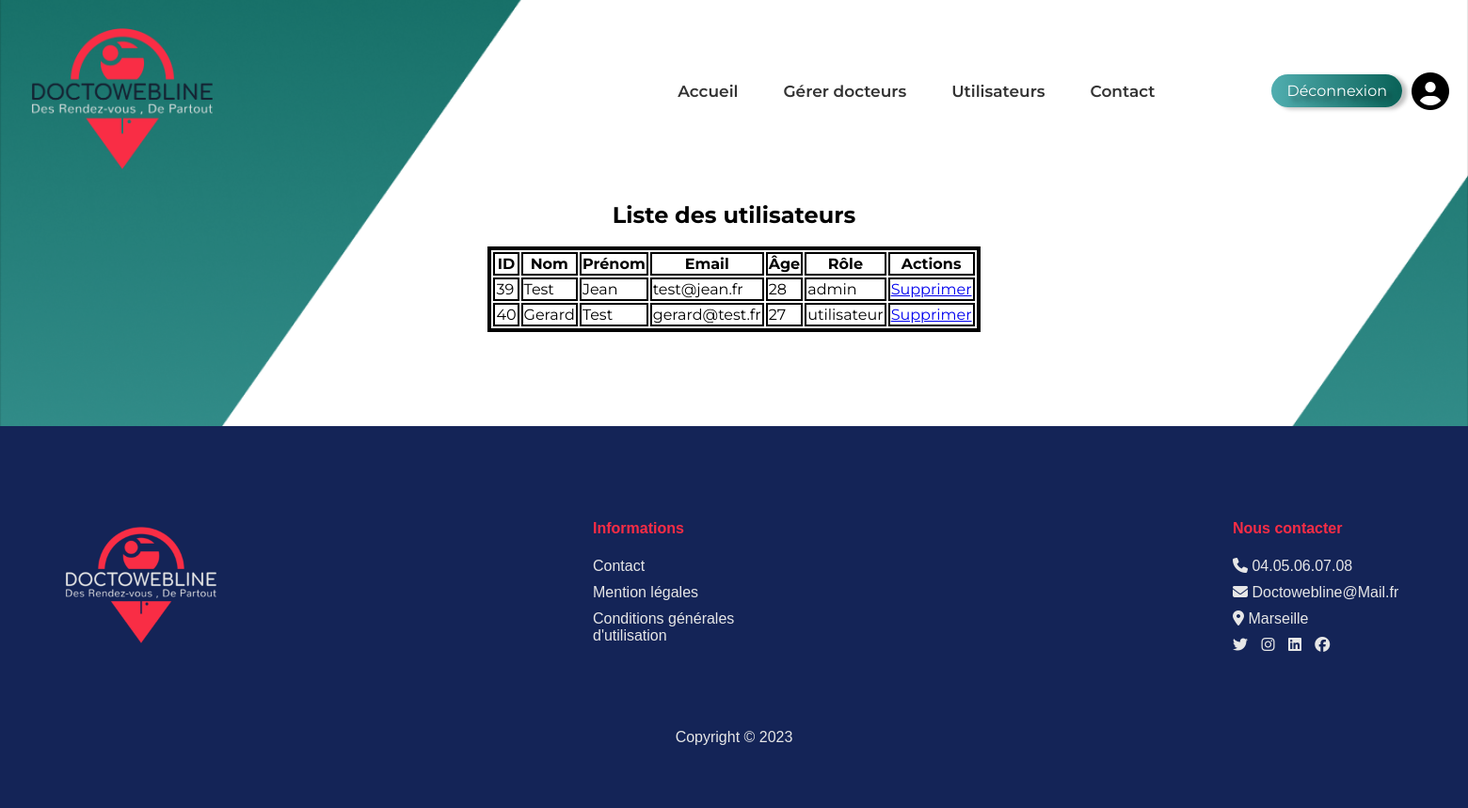
The page /user.php (signed in) on the database its author committed.
### tables this page shows
CREATE TABLE `utilisateur` (
  `id` int NOT NULL,
  `nom` varchar(50) NOT NULL,
  `prenom` varchar(50) NOT NULL,
  `date_naissance` date NOT NULL,
  `email` varchar(100) NOT NULL,
  `mot_de_passe` varchar(255) NOT NULL,
  `role` varchar(50) NOT NULL DEFAULT 'utilisateur',
  `isAdmin` tinyint(1) DEFAULT '0'
);

### user.php (called while the page is built, shortened)
<?php
require 'fonction.php';
$pdo = getPdoConnection();
$query = "SELECT * FROM utilisateur";
$statement = $pdo->query($query);
$users = $statement->fetchAll();
include 'templates/base.phtml';

### fonction.php (called while the page is built, shortened)
<?php
function getUserAge($pdo, $userId) {
    $query = "SELECT date_naissance FROM utilisateur WHERE id = ?";
    $statement = $pdo->prepare($query);
    $statement->bindParam(1, $userId, PDO::PARAM_INT);
    $statement->execute();
    $result = $statement->fetch(PDO::FETCH_ASSOC);
    $dob = $result['date_naissance'];
    $today = new DateTime();
    $birthdate = new DateTime($dob);
    $age = $today->diff($birthdate)->y;
    return $age;
}

### templates/user.phtml (the view)
<section class = "Gereruser">
    <h1>Liste des utilisateurs</h1>
    <div class="Docteurs">
        <?php if (empty($users)): ?>
            <p>Aucun utilisateurs n'a été trouvé.</p>
        <?php else: ?>
            <table>
                <thead>
                    <tr>
                        <th>ID</th>
                        <th>Nom</th>
                        <th>Prénom</th>
                        <th>Email</th>
                        <th>Âge</th>
                        <th>Rôle</th>
                        <th>Actions</th>
                    </tr>
                </thead>
                <tbody>
                    <?php foreach ($users as $user): ?>
                        <tr>
                            <td><?= $user['id'] ?></td>
                            <td><?= $user['nom'] ?></td>
                            <td><?= $user['prenom'] ?></td>
                            <td><?= $user['email'] ?></td>
                            <td><?= getUserAge($pdo, $user['id']) ?></td>
                            <td><?= $user['role'] ?></td>
                            <td><a href="deleteUser.php?user_id=<?= $user['id'] ?>">Supprimer</a></td>
                        </tr>
                    <?php endforeach; ?>
                </tbody>
            </table>
        <?php endif; ?>
    </div>
</section>

### templates/base.phtml (shortened to what this page needs)
<!DOCTYPE html>
<html lang="en">
  <head>
    <link rel="stylesheet" href="http://localhost/Code/Projet/css/style.css"/>
    <link href="/css/style.css" rel="stylesheet">
  </head>
  <body>
    <header class="Intro">
    <nav class="navbar">
      <div class="navbar-left">
        <a href="Accueil"><img src="img/doctowebline-high-resolution-logo-color-on-transparent-background.png" class="logo" alt="Doctowebline Logo"></a>
      </div>
      <div class="navbar-right">
        <ul class="mobile-menu">
          <li><a href="Accueil">Accueil</a></li>
          <?php
            if (isset($_SESSION['user_id'])) {
              if (isset($_SESSION['isAdmin']) && $_SESSION['isAdmin'] == 1) {
                echo '
                  <li><a href="GérerDocteurs">Gérer docteurs</a></li>
                  <li><a href="Utilisateurs">Utilisateurs</a></li>
                ';
              } else {
                echo '
                  <li><a href="Rendez-vous">Prendre rdv</a></li>
                  <li><a href="MesRendez-vous">Mes rendez-vous</a></li>
                ';
              }
            } else {
              echo '
                <li><a href="#AboutUs">À propos de nous</a></li>
                <li><a href="#LocaliserDesDocteurs">Localiser</a></li>
              ';
            }
          ?>
          <li><a href="#Contact">Contact</a></li>
        </ul>
      </div>
      <div class="navbar-icons">
        <?php if (isset($_SESSION['user_id'])) { ?>
            <a href="Déconnexion"><button>Déconnexion</button></a>
        <?php } else { ?>
            <a href="Inscription"><button>S'inscrire</button></a>
        <?php } ?>
        <?php if (isset($_SESSION['user_id'])) { ?>
          <a href="Moncompte"><i class="fa-solid fa-circle-user" alt="Mon compte"></i></a>
        <?php } else { ?>
          <a href="Connexion"><i class="fa-solid fa-circle-user" alt="Se connecter"></i></a>
        <?php } ?>
      </div>
    </nav>
      <main class="container-md">
        <?php include $template . '.phtml'; ?>
      </main>
      <footer id="Contact">
        <div class="containerfoot">
          <div class="logofooter">
            <img src="img/FOOTER.png" alt="Doctowebline logo">
          </div>
          <div class="info-col">
            <h4>Informations</h4>
            <ul>
              <li><a href="#Contact">Contact</a></li>
              <li><a href="MentionsLégales">Mention légales</a></li>
              <li><a href="ConditionsGénérales">Conditions générales d'utilisation</a></li>
            </ul>
          </div>
          <div class="contact-col">
            <h4>Nous contacter</h4>
            <ul>
              <li><i class="fas fa-phone"></i> 04.05.06.07.08</li>
              <li><i class="fas fa-envelope"></i> Doctowebline@Mail.fr</li>
              <li><i class="fas fa-map-marker-alt"></i> Marseille</li>
            </ul>
            <div class="social-icons">
              <a href="#"><i class="fab fa-twitter"></i></a>
              <a href="#"><i class="fab fa-instagram"></i></a>
              <a href="#"><i class="fab fa-linkedin"></i></a>
              <a href="#"><i class="fab fa-facebook"></i></a>
            </div>
          </div>
        </div>
        <p class="footext">Copyright © 2023</p>
      </footer>
  </body>
  </html>

### css/style.css (style rules this page uses)
body { box-sizing: border-box; margin: 0; padding: 0; font-family: 'Montserrat', sans-serif; overflow-x: hidden!important; }
header { background: url(./Header.png) center center/cover no-repeat content-box; overflow: hidden; }
.navbar-right ul { display: flex; list-style: none; }
.navbar { display: flex; justify-content: space-between; align-items: center; background-color: #f2f2f200; padding: 10px; }
.navbar-left { display: flex; align-items: center; }
.navbar-left img { width: 240px; margin-right: 0px; margin-block-start: 20px; }
.navbar-right { display: flex; align-items: center; margin-left: 23%; }
.navbar-right a { margin-right: 48px; font-family: 'Montserrat', sans-serif; font-weight: 600; text-decoration: none; color: #333; font-size: 17px; transition-duration:1s; }
.navbar-icons i { color: rgb(0, 0, 0); font-size: 2.5em; transition-duration:1s; }
.navbar-icons { display: flex; align-items: center; }
.navbar-icons a { margin-right: 10px; text-decoration: none; color: #333; }
.navbar-icons button { background: linear-gradient(to left, rgba(9,97,87,1),rgba(81,174,176,1)); color: #fff; padding: 8px 16px; border-radius: 50px; font-size: 16px; cursor: pointer; border: none; -webkit-border-radius: 50px; -moz-border-radius: 50px; -ms-border-radius: 50px; -o-border-radius: 50px; font-family: 'Montserrat', sans-serif; transition: 0.5s ease-in-out; text-shadow: 5px 5px 5px rgba(0, 0, 0, 0.5); box-shadow: 5px 2px 4px rgba(0, 0, 0, 0.25); }
footer { background-color: #142457; padding: 50px; font-family: Arial, sans-serif; }
.containerfoot { display: flex; flex-wrap: wrap; justify-content: space-between; align-items: center; margin-top: 50px; }
footer h4 { color: #F92D45; }
.logofooter { width: 100%; max-width: 100px; }
.logofooter img { width: 200px; }
.info-col, .contact-col { width: 100%; max-width: 200px; }
.info-col h4, .contact-col h4 { margin-top: 0; }
.info-col ul, .contact-col ul { list-style: none; margin: 0; padding: 0; }
.info-col ul li, .contact-col ul li { margin-bottom: 10px; }
.info-col ul li a, .contact-col ul li { color: #E7E7E7; text-decoration: none; }
.social-icons { margin-top: 10px; }
.social-icons a { margin-right: 10px; color: #E7E7E7; text-decoration: none; }
.fa-phone:before { content: "\f095"; }
.fa-envelope:before { content: "\f0e0"; }
.fa-map-marker-alt:before { content: "\f3c5"; }
.footext { color: #E7E7E7; margin-top: 80px; display: flex; justify-content: center; }
.Gereruser { display: flex; align-items: center; flex-direction: column; margin-bottom: 100px; }
.Docteurs { border: 2px black solid; }
.Docteurs table { border: 2px black solid; }
.Docteurs thead tr th { border: 2px black solid; }
.Docteurs tbody tr td { border: 2px black solid !important; }

### rows shown on the page
utilisateur: id "39", nom "Test", prenom "Jean", email "test@jean.fr", getUserAge($pdo, $user['id']) "28", role "admin"
utilisateur: id "40", nom "Gerard", prenom "Test", email "gerard@test.fr", getUserAge($pdo, $user['id']) "27", role "utilisateur"
